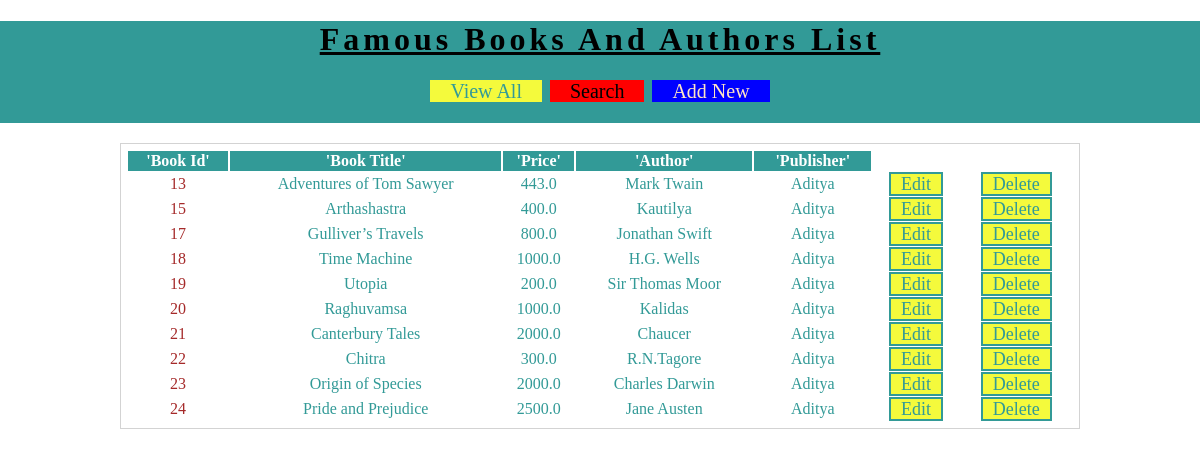
Screenshot of /BRMapp/view-books with the database file from the repository.
### BRMapp/models.py (models this page shows)
class Book(models.Model):
    title=models.CharField(max_length=100)
    price=models.FloatField()
    author=models.CharField(max_length=100)
    publisher=models.CharField(max_length=100)

### BRMapp/views.py (the view)
# urls.py: url('view-books',views.viewBooks),
def viewBooks(request):
    books=models.Book.objects.all()
    res=render(request,'BRMapp/view_book.html',{'books':books})
    return res

### templates/BRMapp/view_book.html (shortened to what this page needs)
<!DOCTYPE html>
{% load static %}
<html lang="en" dir="ltr">
  <head>
    <link rel='stylesheet' href="{% static 'css/BRMstyle.css' %}"/>
  </head>
  <body>
    <div id='header'>
      <h1 class="mid" style="color:black;letter-spacing: 4px;">Famous Books And Authors List</h1>
      <div id='nav'>
        <a href='/BRMapp/view-books'>View All</a>
        <a href='/BRMapp/search-book'style="background-color:red;color:black"'>Search</a>
        <a href='/BRMapp/new-book' style="background-color:blue;color:bisque">Add New</a>
      </div>
    </div>
    <div id='main' style="box-sizing: border-box;
    display: -webkit-box;">
      <table>
        <tr>
          <th>'Book Id'</th>
          <th>'Book Title'</th>
          <th>'Price'</th>
          <th>'Author'</th>
          <th>'Publisher'</th>
        </tr>
        {% for i in books %}
          <td style="color: brown;" >{{i.id}}</td>
          <td>{{i.title}}</td>
          <td>{{i.price}}</td>
          <td>{{i.author}}</td>
          <td>{{i.publisher}}</td>
          <td><a class='btn' href='/BRMapp/edit-book?bookid={{i.id}}'>Edit</a></td><br>
          <td><a class='btn' href='/BRMapp/delete-book?bookid={{i.id}}'>Delete</a></td>
        {% endfor %}
      </table>
    </div>
  </body>
</html>

### static/css/BRMstyle.css (style rules this page uses)
body { background-color:white; margin:0px 0px 0px 0px; font-family:"calibri"; }
#header { background-color:#329A97; padding-bottom:20px; text-align:center; }
#header h1 { text-align:center; color:#F4FA3C; letter-spacing:7px; text-decoration:underline; }
#nav { width:60%; margin:auto; }
#nav a { background-color:#F4FA3C; width:150px; border:solid 2px #329A97; font-size:20px; text-decoration:none; color:#329A97; padding-left:20px; padding-right:20px; }
#main { margin: auto; border:solid 1px lightgray; width:80%; padding:5px; margin-top:5px; }
#main table { width:100%; text-align:center; color:#329A97; }
#main table th { background-color: #329A97; color:white; }
.btn { background-color:#F4FA3C; width:150px; border:solid 2px #329A97; font-size:18px; text-decoration:none; color:#329A97; padding-left:10px; padding-right:10px; }

### rows the page displays
Book: id "13", title "Adventures of Tom Sawyer", price "443.0", author "Mark Twain", publisher "Aditya"
Book: id "15", title "Arthashastra", price "400.0", author "Kautilya", publisher "Aditya"
Book: id "17", title "Gulliver’s Travels", price "800.0", author "Jonathan Swift", publisher "Aditya"
Book: id "18", title "Time Machine", price "1000.0", author "H.G. Wells", publisher "Aditya"
Book: id "19", title "Utopia", price "200.0", author "Sir Thomas Moor", publisher "Aditya"
Book: id "20", title "Raghuvamsa", price "1000.0", author "Kalidas", publisher "Aditya"
Book: id "21", title "Canterbury Tales", price "2000.0", author "Chaucer", publisher "Aditya"
Book: id "22", title "Chitra", price "300.0", author "R.N.Tagore", publisher "Aditya"
Book: id "23", title "Origin of Species", price "2000.0", author "Charles Darwin", publisher "Aditya"
Book: id "24", title "Pride and Prejudice", price "2500.0", author "Jane Austen", publisher "Aditya"
